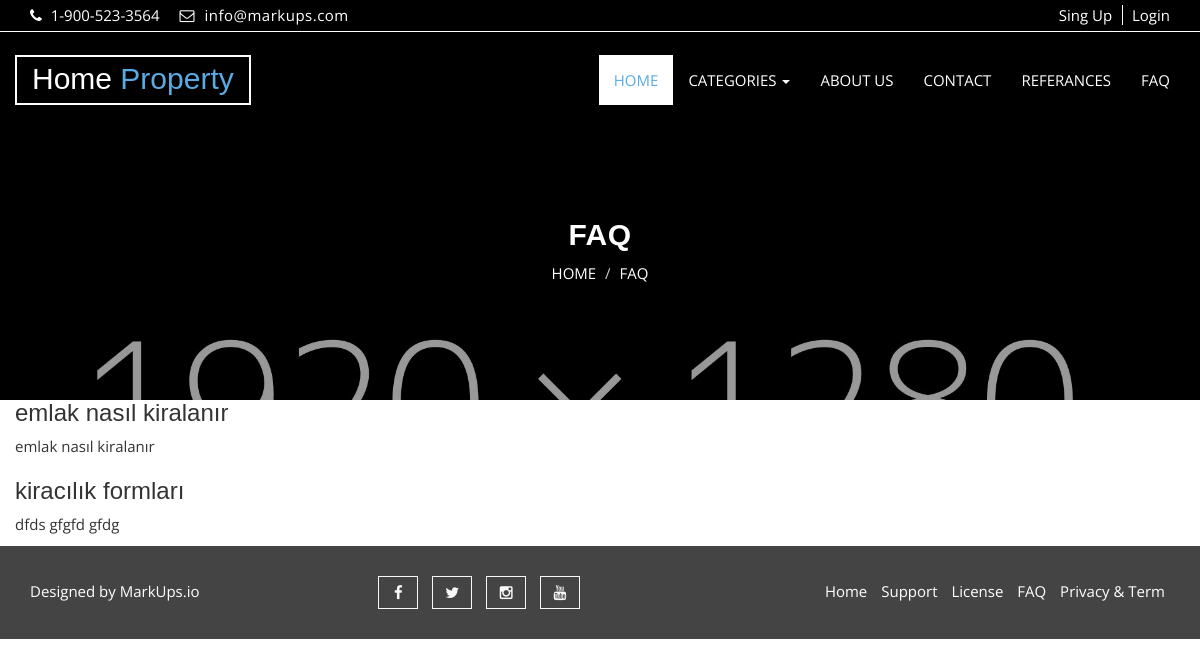
The app's page /fag/ with its own data.
### home/models.py (models this page shows, shortened)
class FAQ(models.Model):
    STATUS = (
        ('True', 'True'),
        ('False', 'False'),
    )
    question = models.CharField(max_length=200)
    answer = RichTextUploadingField()
    status = models.CharField(max_length=10, choices=STATUS)
    create_at = models.DateTimeField(auto_now_add=True)
    update_at = models.DateTimeField(auto_now=True)

### home/views.py (the view)
# urls.py: path('fag/', views.faq, name='fag'),
def faq(request):
    faq = FAQ.objects.filter(status="True")
    setting = Setting.objects.get(pk=1)
    category = Category.objects.all()
    context = {'setting': setting,
               'category': category,
        'faq': faq,
    }
    return render(request, 'fag.html', context)

### home/templates/fag.html (shortened to what this page needs)
{% extends 'homebase.html' %}
{% block body %}
  <section id="aa-property-header">
    <div class="container">
      <div class="row">
        <div class="col-md-12">
          <div class="aa-property-header-inner">
            <h2>FAQ</h2>
            <ol class="breadcrumb">
            <li><a href="/">HOME</a></li>
            <li class="active">FAQ</li>
          </ol>
          </div>
        </div>
      </div>
    </div>
  </section>
    <div class="section">
        <div class="container">
            <div class="row">
                <div id="accordion">
                    {% for rs in faq %}
                        <h3>{{ rs.question }}</h3>
                        <div>
                            <p>
                                {{ rs.answer | safe }}
                            </p>
                        </div>
                    {% endfor %}
                </div>
            </div>
        </div>
    </div>
{% endblock %}

### home/static/css/theme-color/default-theme.css (style rules this page uses)
h2 { color: #59abe3; }
#aa-property-header .aa-property-header-inner .breadcrumb li.active { color: #59abe3; }

### records on screen
FAQ: question "emlak nasıl kiralanır", answer "emlak nasıl kiralanır"
FAQ: question "kiracılık formları", answer "dfds gfgfd gfdg"
